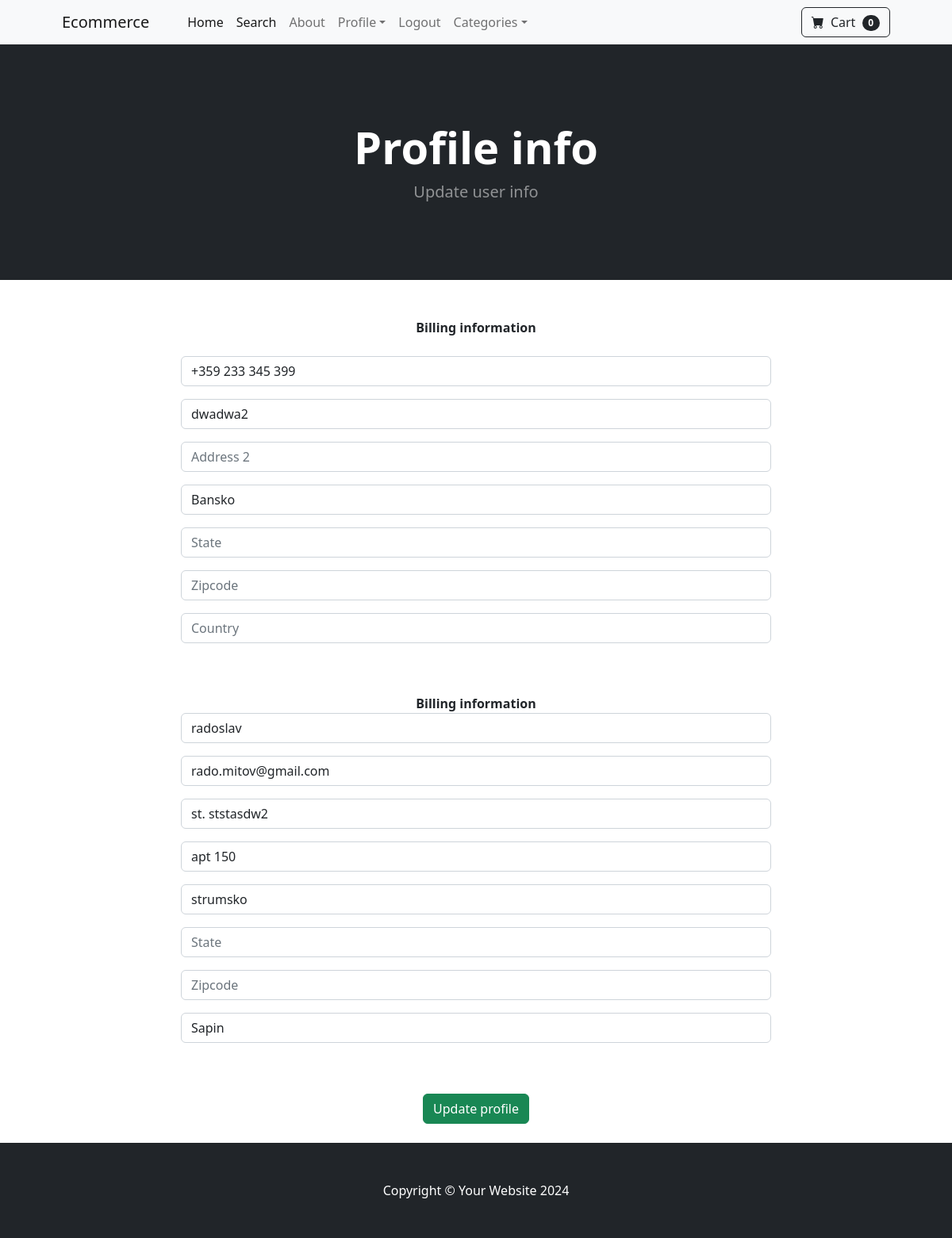
Before: /update_info/ (signed in) with the older database file.
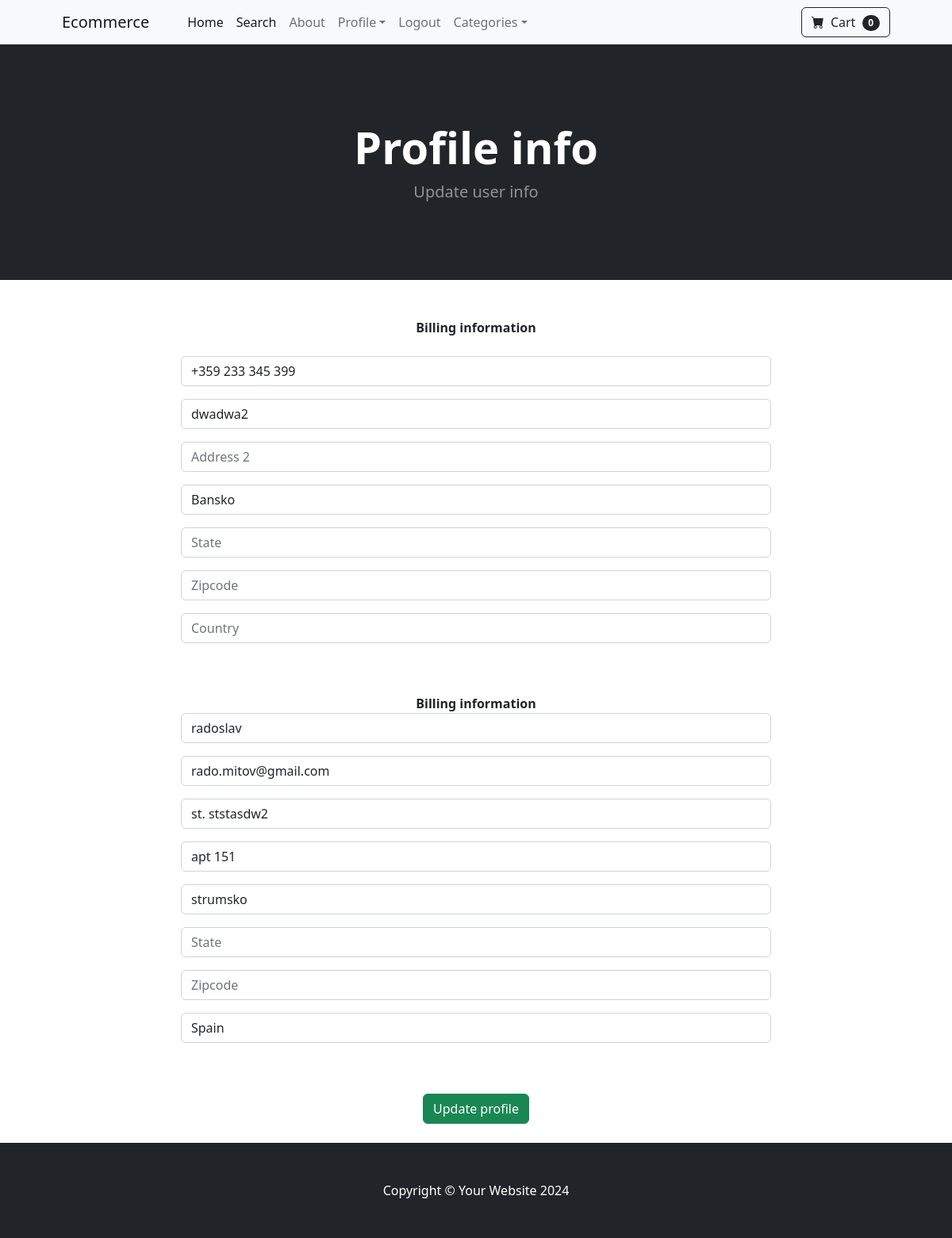
After: the same page with the newer database file.
### payment/models.py (models this page shows, shortened)
class ShippingAddress(models.Model):
    user = models.ForeignKey(User, on_delete=models.CASCADE, null=True, blank=True)
    shipping_full_name = models.CharField(max_length=100)
    shipping_email = models.CharField(max_length=200)
    shipping_address1 = models.CharField(max_length=200)
    shipping_address2 = models.CharField(max_length=200, null=True, blank=True)
    shipping_city = models.CharField(max_length=50)
    shipping_state = models.CharField(max_length=50, null=True, blank=True)
    shipping_zipcode = models.CharField(max_length=20, null=True, blank=True)
    shipping_country = models.CharField(max_length=50)
    class Meta:
        verbose_name_plural = 'ShippingAddress'

### store/views.py (the view)
# urls.py: path('update_info/', views.update_info, name='update_info'),
def update_info(request):
    if request.user.is_authenticated:
        current_user = Profile.objects.get(user__id=request.user.id)
        shipping_user = ShippingAddress.objects.get(id=request.user.id)
        form = UserInfoForm(request.POST or None, instance=current_user)
        shipping_form = ShippingForm(request.POST or None, instance=shipping_user)
        if form.is_valid() or shipping_form.is_valid():
            form.save()
            shipping_form.save()
            messages.success(request, 'Your info has been updated!')
            return redirect('home')
        return render(request, "accounts/update_info.html", {'form': form, 'shipping_form': shipping_form})
    else:
        messages.success(request, "You must be logged in to access this page")
        return redirect('home')

### cart/cart.py (called while the page is built)
    def __len__(self):
        return len(self.cart)

### cart/context_processors.py (called while the page is built)
def cart_context(request):
    return {'cart': Cart(request)}

### templates/accounts/update_info.html (shortened to what this page needs)
{% extends 'base.html' %}
{% block content %}
	<header class="bg-dark py-5">
            <div class="container px-4 px-lg-5 my-5">
                <div class="text-center text-white">
                    <h1 class="display-4 fw-bolder">Profile info</h1>
                    <p class="lead fw-normal text-white-50 mb-0">Update user info</p>
                </div>
            </div>
        </header>
            <div class="container">
                 <div class="row">
                    <center>
                        <div class="col-8">
                            <br/><br/>
                            <strong>Billing information</strong>
                            <br/><br/>
                            <form method="post" action="{% url 'update_info' %}">
                                {{ form.as_p }}
                                <br/><br/>
                                <strong>Billing information</strong>
                                <br/>
                                    {{ shipping_form.as_p }}
                                <br/><br/>
                                <button type="submit" class="btn btn-success">
                                    Update profile
                                </button>
                            </form>
                            <br/>
                        </div>
                    </center>
                 </div>
            </div>
{% endblock %}

Changed rows visible on the page:
changed ShippingAddress "radoslav": shipping_address2 "apt 150" → "apt 151"; shipping_country "Sapin" → "Spain"
